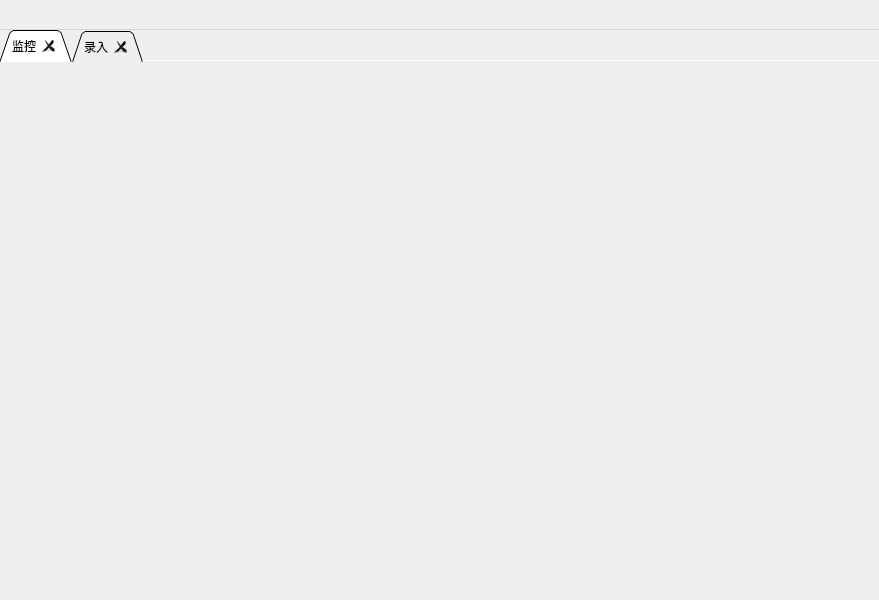
<?xml version="1.0" encoding="UTF-8"?>
<ui version="4.0">
 <class>FMLClass</class>
 <widget class="QMainWindow" name="FMLClass">
  <property name="geometry">
   <rect>
    <x>0</x>
    <y>0</y>
    <width>879</width>
    <height>600</height>
   </rect>
  </property>
  <property name="minimumSize">
   <size>
    <width>700</width>
    <height>600</height>
   </size>
  </property>
  <property name="windowTitle">
   <string>FML</string>
  </property>
  <widget class="QWidget" name="centralWidget">
   <property name="minimumSize">
    <size>
     <width>800</width>
     <height>600</height>
    </size>
   </property>
   <layout class="QGridLayout" name="gridLayout" rowstretch="0">
    <property name="leftMargin">
     <number>0</number>
    </property>
    <property name="topMargin">
     <number>0</number>
    </property>
    <property name="rightMargin">
     <number>0</number>
    </property>
    <property name="bottomMargin">
     <number>0</number>
    </property>
    <property name="horizontalSpacing">
     <number>0</number>
    </property>
    <property name="verticalSpacing">
     <number>1</number>
    </property>
    <item row="0" column="0">
     <widget class="DragInOutTabWidget" name="tabWidget">
      <property name="acceptDrops">
       <bool>true</bool>
      </property>
      <property name="tabShape">
       <enum>QTabWidget::Triangular</enum>
      </property>
      <property name="currentIndex">
       <number>0</number>
      </property>
      <property name="elideMode">
       <enum>Qt::ElideRight</enum>
      </property>
      <property name="usesScrollButtons">
       <bool>true</bool>
      </property>
      <property name="documentMode">
       <bool>true</bool>
      </property>
      <property name="tabsClosable">
       <bool>true</bool>
      </property>
      <property name="movable">
       <bool>true</bool>
      </property>
      <widget class="QWidget" name="tab">
       <attribute name="title">
        <string>监控</string>
       </attribute>
       <layout class="QGridLayout" name="gridLayout_3">
        <property name="leftMargin">
         <number>0</number>
        </property>
        <property name="topMargin">
         <number>0</number>
        </property>
        <property name="rightMargin">
         <number>0</number>
        </property>
        <property name="bottomMargin">
         <number>0</number>
        </property>
        <property name="spacing">
         <number>0</number>
        </property>
       </layout>
      </widget>
      <widget class="QWidget" name="tab_2">
       <attribute name="title">
        <string>录入</string>
       </attribute>
       <layout class="QGridLayout" name="gridLayout_4">
        <property name="leftMargin">
         <number>0</number>
        </property>
        <property name="topMargin">
         <number>0</number>
        </property>
        <property name="rightMargin">
         <number>0</number>
        </property>
        <property name="bottomMargin">
         <number>0</number>
        </property>
        <property name="spacing">
         <number>0</number>
        </property>
       </layout>
      </widget>
     </widget>
    </item>
   </layout>
  </widget>
  <widget class="QMenuBar" name="menuBar">
   <property name="geometry">
    <rect>
     <x>0</x>
     <y>0</y>
     <width>879</width>
     <height>30</height>
    </rect>
   </property>
   <property name="minimumSize">
    <size>
     <width>0</width>
     <height>30</height>
    </size>
   </property>
   <property name="maximumSize">
    <size>
     <width>16777215</width>
     <height>30</height>
    </size>
   </property>
   <property name="font">
    <font>
     <pointsize>10</pointsize>
    </font>
   </property>
  </widget>
 </widget>
 <layoutdefault spacing="6" margin="11"/>
 <customwidgets>
  <customwidget>
   <class>DragInOutTabWidget</class>
   <extends>QTabWidget</extends>
   <header>draginouttabwidget.h</header>
   <container>1</container>
  </customwidget>
 </customwidgets>
 <resources/>
 <connections/>
</ui>
